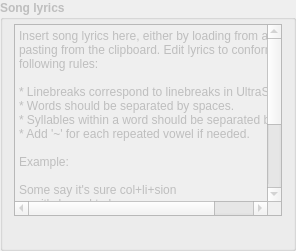
       <widget class="QGroupBox" name="groupBox_InputLyrics">
        <property name="enabled">
         <bool>false</bool>
        </property>
        <property name="sizePolicy">
         <sizepolicy hsizetype="Expanding" vsizetype="Expanding">
          <horstretch>100</horstretch>
          <verstretch>100</verstretch>
         </sizepolicy>
        </property>
        <property name="minimumSize">
         <size>
          <width>0</width>
          <height>0</height>
         </size>
        </property>
        <property name="sizeIncrement">
         <size>
          <width>0</width>
          <height>0</height>
         </size>
        </property>
        <property name="font">
         <font>
          <weight>75</weight>
          <bold>true</bold>
         </font>
        </property>
        <property name="autoFillBackground">
         <bool>false</bool>
        </property>
        <property name="title">
         <string>Song lyrics</string>
        </property>
        <layout class="QGridLayout" name="gridLayout_6">
         <property name="topMargin">
          <number>4</number>
         </property>
         <property name="bottomMargin">
          <number>4</number>
         </property>
         <item row="0" column="0">
          <layout class="QGridLayout" name="gridLayout" columnstretch="0,0,0,0,0,0">
           <item row="0" column="0" colspan="6">
            <widget class="QPlainTextEdit" name="plainTextEdit_InputLyrics">
             <property name="sizePolicy">
              <sizepolicy hsizetype="Expanding" vsizetype="Expanding">
               <horstretch>50</horstretch>
               <verstretch>50</verstretch>
              </sizepolicy>
             </property>
             <property name="sizeIncrement">
              <size>
               <width>0</width>
               <height>0</height>
              </size>
             </property>
             <property name="font">
              <font>
               <weight>50</weight>
               <bold>false</bold>
              </font>
             </property>
             <property name="acceptDrops">
              <bool>true</bool>
             </property>
             <property name="toolTip">
              <string/>
             </property>
             <property name="statusTip">
              <string>Insert and edit lyrics here.</string>
             </property>
             <property name="whatsThis">
              <string>Insert song lyrics here, either by loading from a file or by
pasting from the clipboard. Edit lyrics to conform to the
following rules:

* Linebreaks correspond to linebreaks in UltraStar.
* Words should be separated by spaces.
* Syllables within a word should be separated by a '+'.
* Add '~' for each repeated vowel if needed.

Example:

Some say it's sure col+li+sion
say it's bound to lose
but there's no de+ny+ing
I'm a+ble to choose.
I know what leaves me cold
and what burns me up
now this time it's just right
I'm ve+~+ry sure.</string>
             </property>
             <property name="tabChangesFocus">
              <bool>true</bool>
             </property>
             <property name="lineWrapMode">
              <enum>QPlainTextEdit::NoWrap</enum>
             </property>
             <property name="plainText">
              <string>Insert song lyrics here, either by loading from a file or by
pasting from the clipboard. Edit lyrics to conform to the
following rules:

* Linebreaks correspond to linebreaks in UltraStar.
* Words should be separated by spaces.
* Syllables within a word should be separated by a '+'.
* Add '~' for each repeated vowel if needed.

Example:

Some say it's sure col+li+sion
say it's bound to lose
but there's no de+ny+ing
I'm a+ble to choose.
I know what leaves me cold
and what burns me up
now this time it's just right
I'm ve+~+ry sure.</string>
             </property>
            </widget>
           </item>
           <item row="1" column="0">
            <widget class="QPushButton" name="pushButton_BrowseLyrics">
             <property name="sizePolicy">
              <sizepolicy hsizetype="Fixed" vsizetype="Fixed">
               <horstretch>0</horstretch>
               <verstretch>0</verstretch>
              </sizepolicy>
             </property>
             <property name="toolTip">
              <string/>
             </property>
             <property name="statusTip">
              <string>Load input lyrics from a plain text file.</string>
             </property>
             <property name="text">
              <string/>
             </property>
             <property name="icon">
              <iconset resource="resources/usc.qrc">
               <normaloff>:/control/folder-open-document.png</normaloff>:/control/folder-open-document.png</iconset>
             </property>
             <property name="flat">
              <bool>true</bool>
             </property>
            </widget>
           </item>
           <item row="1" column="1">
            <widget class="QPushButton" name="pushButton_PasteFromClipboard">
             <property name="sizePolicy">
              <sizepolicy hsizetype="Fixed" vsizetype="Fixed">
               <horstretch>0</horstretch>
               <verstretch>0</verstretch>
              </sizepolicy>
             </property>
             <property name="toolTip">
              <string/>
             </property>
             <property name="statusTip">
              <string>Paste input lyrics from the clipboard.</string>
             </property>
             <property name="text">
              <string/>
             </property>
             <property name="icon">
              <iconset resource="resources/usc.qrc">
               <normaloff>:/control/clipboard-paste-document-text.png</normaloff>:/control/clipboard-paste-document-text.png</iconset>
             </property>
             <property name="flat">
              <bool>true</bool>
             </property>
            </widget>
           </item>
           <item row="1" column="3">
            <spacer name="horizontalSpacer">
             <property name="orientation">
              <enum>Qt::Horizontal</enum>
             </property>
             <property name="sizeHint" stdset="0">
              <size>
               <width>38</width>
               <height>20</height>
              </size>
             </property>
            </spacer>
           </item>
           <item row="1" column="4">
            <widget class="QPushButton" name="pushButton_InputLyricsIncreaseFontSize">
             <property name="sizePolicy">
              <sizepolicy hsizetype="Fixed" vsizetype="Fixed">
               <horstretch>0</horstretch>
               <verstretch>0</verstretch>
              </sizepolicy>
             </property>
             <property name="toolTip">
              <string/>
             </property>
             <property name="statusTip">
              <string>Increase font size.</string>
             </property>
             <property name="text">
              <string/>
             </property>
             <property name="icon">
              <iconset resource="resources/usc.qrc">
               <normaloff>:/marks/edit-size-up.png</normaloff>:/marks/edit-size-up.png</iconset>
             </property>
             <property name="flat">
              <bool>true</bool>
             </property>
            </widget>
           </item>
           <item row="1" column="5">
            <widget class="QPushButton" name="pushButton_InputLyricsDecreaseFontSize">
             <property name="sizePolicy">
              <sizepolicy hsizetype="Fixed" vsizetype="Fixed">
               <horstretch>0</horstretch>
               <verstretch>0</verstretch>
              </sizepolicy>
             </property>
             <property name="toolTip">
              <string/>
             </property>
             <property name="statusTip">
              <string>Decrease font size.</string>
             </property>
             <property name="text">
              <string/>
             </property>
             <property name="icon">
              <iconset resource="resources/usc.qrc">
               <normaloff>:/marks/edit-size-down.png</normaloff>:/marks/edit-size-down.png</iconset>
             </property>
             <property name="flat">
              <bool>true</bool>
             </property>
            </widget>
           </item>
           <item row="1" column="2">
            <widget class="QPushButton" name="pushButton_Syllabificate">
             <property name="sizePolicy">
              <sizepolicy hsizetype="Fixed" vsizetype="Fixed">
               <horstretch>0</horstretch>
               <verstretch>0</verstretch>
              </sizepolicy>
             </property>
             <property name="toolTip">
              <string/>
             </property>
             <property name="statusTip">
              <string>Split lyrics into syllables.</string>
             </property>
             <property name="text">
              <string/>
             </property>
             <property name="icon">
              <iconset resource="resources/usc.qrc">
               <normaloff>:/control/edit-hyphenation.png</normaloff>:/control/edit-hyphenation.png</iconset>
             </property>
             <property name="flat">
              <bool>true</bool>
             </property>
            </widget>
           </item>
          </layout>
         </item>
        </layout>
       </widget>
